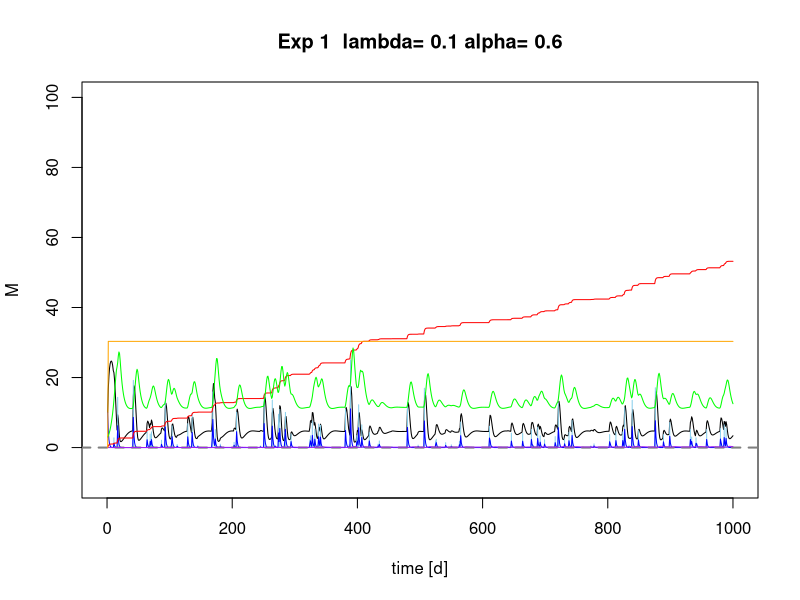
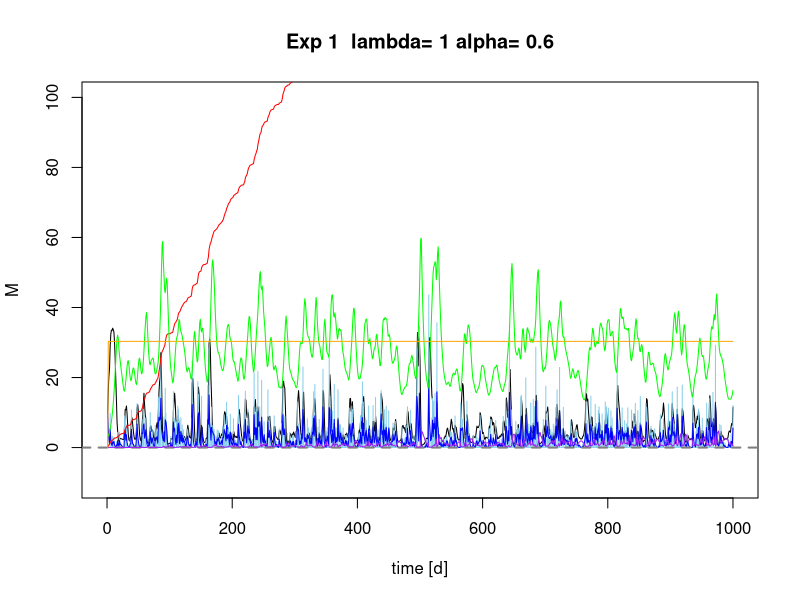
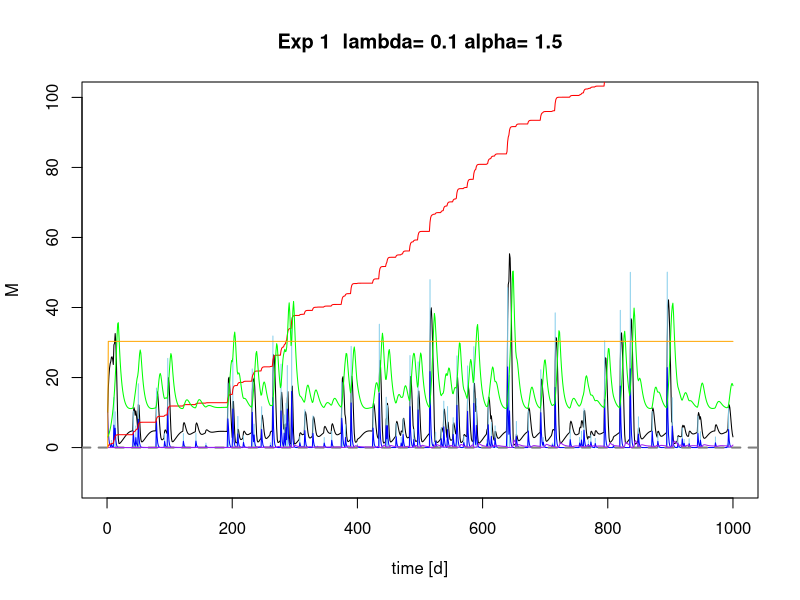
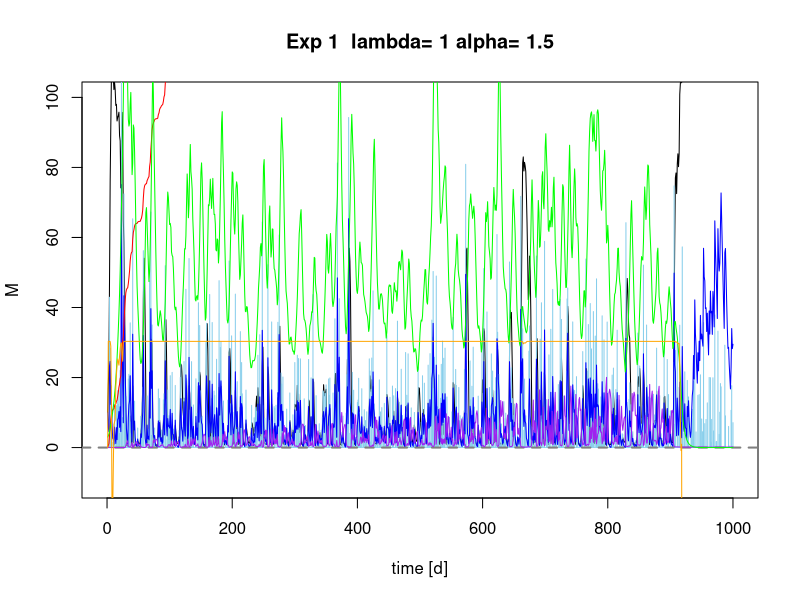
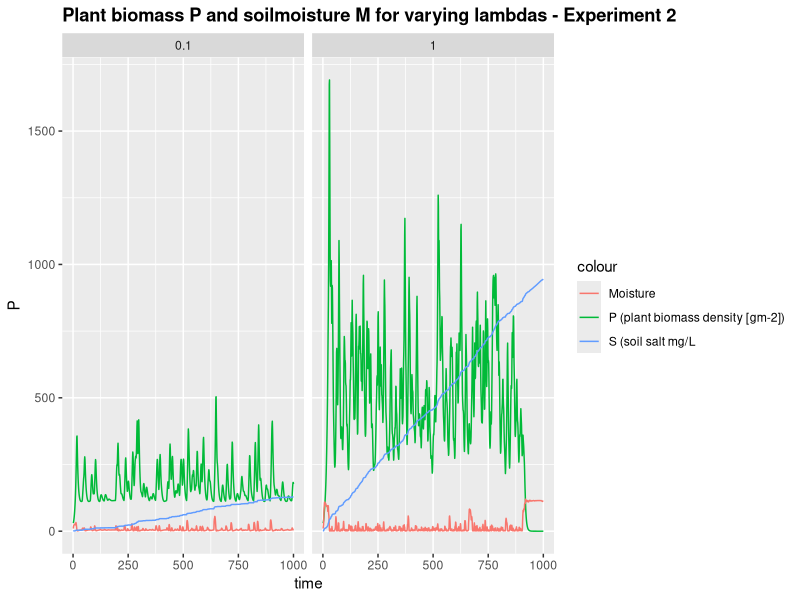
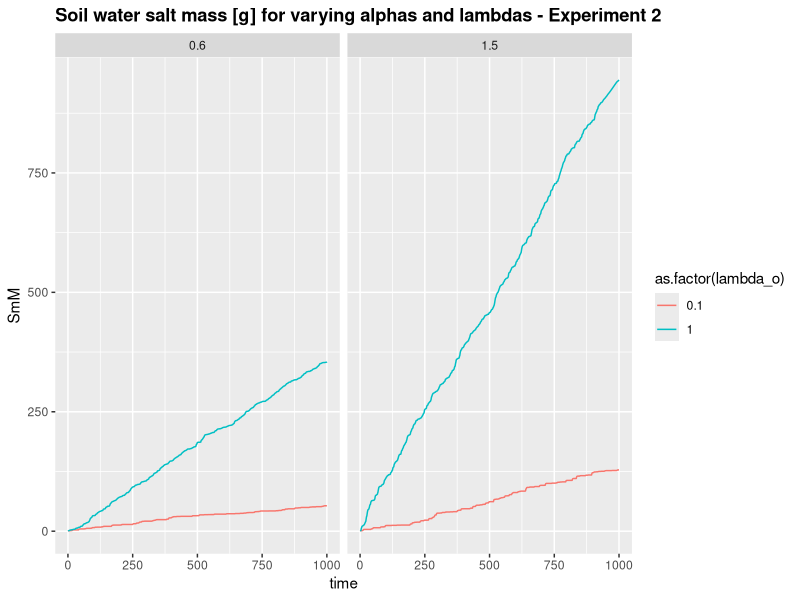
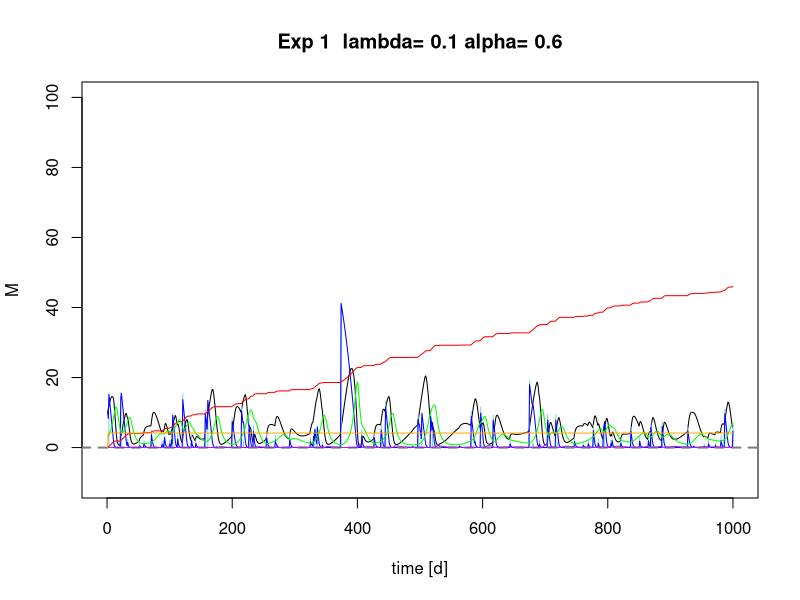
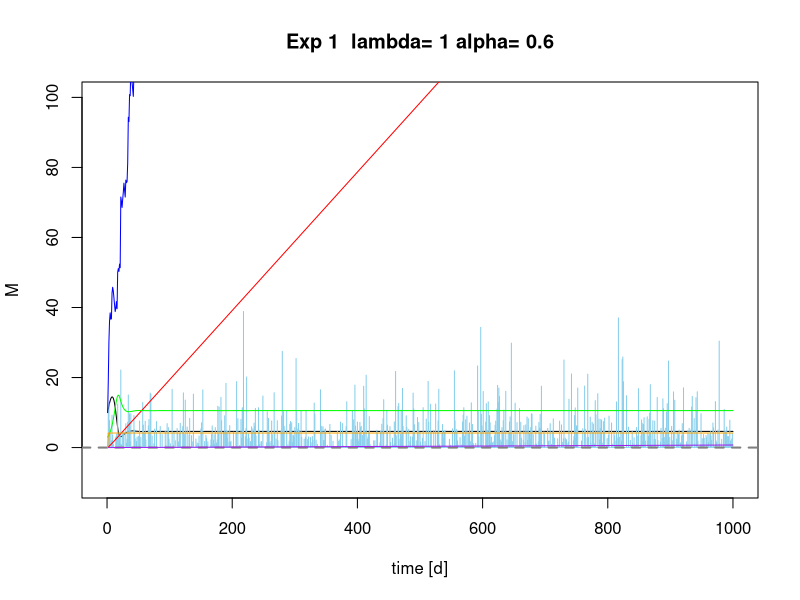

Source code (R) for these figures, in order:
## ---- chunk 1

 # Sandy Clay Loam
    n<-0.367 # porosity
    # more soil variables for evaporation & losses
    # Hydraulic conductivity
    K_s<-52.08*10 # mm/day
    # campbell's b
    b<-6.4069 # neurotheta sandy clay loam
    # van Genuchten parameters
#     avg <- 0.0521
#     nvg <- 1.237
    s_fc<-0.2677/n # Field capacity
    # This is the bubbling pressure
    psi_s_bar<--1.2E-3 #
 
   h1bar =  -psi_s_bar 
   hb = psi_s_bar*-10^5 # mm
 ### Salvucci equation m


  Z =1000 # [mm] actual groundwater depth Check

# parameters describing the soil
  soilpar <- list(b = b, n = n, s_fc = s_fc, K_s = K_s, 
                psi_s_bar = psi_s_bar, h1bar = h1bar, hb = hb)
    #................................................
    # Vegetation 1 (Grass)
    # paspalum secateum F-I and R-I, 2004

    Zr = 400 # soil depth (mm)   Check Also Table 2...Fernandez-Illescas and Rodriguez-Iturbe...2001


 # parameters describing the root zone   
  vegpar <- list(Zr = Zr)


# parameters describing plant dynamics and salt features

  alpha_i=1 #maximum infiltration rate per day

  k=12 # Saco et al, 2013
  W0=0.2 # Saco et al, 2013
  gmax=0.05 # Saco et al, 2013
  k1=5 # Saco et al, 2013
  c=10  # Saco et al, 2013
  f= 1  # f is the soil salt leaching efficiency (whether some salt is retained)
  ConcConst = 0.1 # ConcConst is the concentration of the salt in the infiltrating water in g/l
  CM.gw = 0.1# salt concentration in groundwater
  d=0.24 # fraction of plant mortality
  
  par <- list(alpha_i=alpha_i,k=k, W0=W0, gmax=gmax, k1=k1, c=c, f=f, ConcConst=ConcConst, CM.gw= CM.gw, d=d)
## ---- chunk 2
Infil <- function(h,P, par){
  
  I=par$alpha_i*h*(P+par$k*par$W0)/(P+par$k)
  
  return (I)
}
## ---- chunk 3

WU <- function(M,P,par){ 
# using Svir in here means scaling Svir back to M, easier to do at Svir in balances  
#  WU=par$gmax*((M*(1+Svir))/(((M*(1+Svir))+par$k1)))*P 
  WU=par$gmax*(M/((M+par$k1)))*P 
  
  return(WU)
}
## ---- chunk 4
#******************************************
# based on Salvucci, 1993
L_n <- function(M,Z,soilpar,vegpar) {
   Zr <- vegpar$Zr
   hb <- - soilpar$psi_s_bar*10^5 # (mm?)
#    soilpar$s_fc <- (Z/hb)^(-1/soilpar$b)
   
   s=M/(soilpar$n*vegpar$Zr)
  
   psi = hb*s^-soilpar$b
 
#   hb <- hb*soilpar$n
#  hb_nd <- hb/psi # non-dim hb
   m=2 + 3/soilpar$b#5.64  # in Salvucci's paper it is called n, but I called it m here to not confuse it with porosity
   #m=3.3 # 3.3 for clay, 5.64 for silt-loam, 11.88 for sand-loam 


#Znd <- Z/Zmax  # a non-dimensional Znd between 0 and 1 is defined, e.g. Zmax=10 m, Z= 1 m, Znd=0.1


#non-dimensional form of the flow rate equation  #nd flow rate
# qtot <- -soilpar$K_s*((z/hb)^(-n)-(s^-soilpar$b)^(-n))/(1+(s^-soilpar$b)^        (-n)+(n-1)*(z/hb)^(-n))/(soilpar$n*vegpar$Zr)

q <-(((Z/hb)^(-m)-(psi/hb)^(-m))/(1+(psi/hb)^(-m)+((m-1)*(Z/hb)^(-m))))#/(soilpar$n*Zr) # 
#q <-((((Znd/hb_nd)^-m)-((psi/hb)^-m))/((1+((psi/hb)^-m))+((m-1)*((Znd/hb_nd#)^-m)))) # 
# q <-((((Znd/hb_nd)^-m)-((psi/hb)^-m))/((1+((psi/hb)^-m))+((m-1)*((Znd/hb_nd)^-m)))) # 

# Mass flux
#browser()
# flux <- soilpar$K_s*q
 flux <- soilpar$K_s*q

#  flux<-ifelse(s<soilpar$s_fc, abs(flux), -abs(flux))


return(flux)
}





## ---- chunk 5
Precip <- function(time,alpha,lambda,delta) {
  # generate a vector of times between rainfall events > delta
  f_P<-floor(rexp(time,lambda*exp(-delta/alpha))) # vector of times between rainfall occurrences (equation 4 & 8)
  # generate a binary vector from this (impulse function)
  binary.vec <- unlist(lapply(1:time,function(i) c(rep(0,f_P[i]),1)))
  R <- rexp(length(binary.vec),1/alpha)*binary.vec 
  return(R[1:time])
}
## ---- chunk 6

Gr <- function(M,P,par) { 
  
  Gr = par$c*WU(M,P,par)
  
  return(Gr)
}
## ---- chunk 7
Mo <- function(P,M,Svir,par) {
  # needs to be M/Svir because both are "large" numbers
  # you want a number ~1 for multiplication, or <0.1 for addition
  Mo = P*(par$d*(M/Svir))
  
  return(Mo)

}
## ---- chunk 8
balances <- function(Rain, par, plotit=T,
                      soilpar,
                      vegpar){
   

  
# Storage vectors for the daily steps are initialized.

   M <- rep(0,length(Rain)) # soil moisture [mm]
   h <- rep(0,length(Rain)) # infiltration depth [mm]
   P <- rep(0,length(Rain)) #biomass density []
   CM<- rep(0,length(Rain)) # Salt concentration in soil water in g/L or g/mm
   SmI<- rep(0,length(Rain)) # Salt mass in infiltrating water [g]
   SmM <- rep(0,length(Rain)) # Salt mass in soil water [g]
   In <- rep(0,length(Rain)) # infiltration [mm]

   Svir <- rep(0,length(Rain)) # virtual saturation
   flux<- rep(0,length(Rain)) # drainage and capillary rise flux, according to sign



# Initial values to start the simulation.

   
   M[1] <- 10
   h[1] <- 10 
   P[1] <- 30
   CM[1]<- 0
   Svir[1] <- M[1]



# We decided to split the numerical calculations for the daily into 12 substeps.

   deltat <- 12 # split in 12 increments

  
# Storage vectors for the substeps are initialized.

   M_sub <- rep(0,deltat)
   h_sub <- rep(0,deltat)
   I_sub <- rep(0,deltat)
   #Q_sub <- rep(0,deltat)
   WU_sub <-rep(0,deltat) # Water uptake in mm
   P_sub <- rep(0,deltat) 
   Gr_sub <- rep(0,deltat) # Growth of biomass
   Mo_sub<- rep(0,deltat) # Mortality of biomass
   SmI_sub <- rep(0,deltat) 
   SmM_sub<- rep(0,deltat) 
   CM_sub<- rep(0,deltat) 
  Svir_sub <- rep(0,deltat) # virtual saturation

   flux_sub<-rep(0,deltat) # calculates leakage loss without evaporation loss

   U_salt <-rep(0,deltat)
   L_salt <-rep(0,deltat)


  
   timeincr= 1/deltat
   
  for (t in 2:length(Rain)){
    
    for (tt in 1:(deltat-1)) {
      
      h.old <- ifelse(tt==1,h[t-1],h_sub[tt])
      P.old <- ifelse(tt==1,P[t-1],P_sub[tt])
      M.old <- ifelse(tt==1,M[t-1],M_sub[tt])
      SmI.old <-ifelse(tt==1,SmI[t-1],SmI_sub[tt])
      CM.old <-ifelse(tt==1,CM[t-1],CM_sub[tt])
      Svir.old <-ifelse(tt==1,Svir[t-1],Svir_sub[tt])


# Balance for water depth on soil

# Balance for water depth on soil
  h_sub[tt+1] <- h.old + ifelse(tt==1,(10*Rain[t]),0) 
      #- Infil(h.old, P.old,par)*timeincr

  # Infiltration
  par$alpha_i <- ifelse(h_sub[tt+1]<soilpar$K_s*timeincr, 1,
                      (1-(h_sub[tt+1]-soilpar$K_s*timeincr)/h_sub[tt+1]))
  # Calculate infiltration and recalculate h_sub   
  I_sub[tt] <- Infil(h.old, P.old,par)*timeincr
  h_sub[tt+1] <- h_sub[tt+1] - I_sub[tt] 

      
# Now do all plant uptake and growth
# water uptake by plants: include infiltration in available water

      WU_sub[tt] <- WU(M=Svir.old,P.old,par)*timeincr 
      
      # growth rate
      Gr_sub[tt] <- Gr(M=Svir.old, P.old,par)*timeincr 
      # Mortality
      Mo_sub[tt]<- Mo(P.old,M=M.old, Svir=Svir.old, par)*timeincr
      # calculate plant biomass balance
      P_sub[tt + 1] <- P.old + Gr_sub[tt]- Mo_sub[tt]
      
      
# re-calculate water balance
# 2. before leaching
      M_sub[tt + 1] <- M.old + I_sub[tt] - WU_sub[tt] #- L_sub[tt] 

# Calculate salt concentration in the soil

 # 3. calculate leaching and capillary rise amount
  flux_sub[tt+1]<-do.call(L_n,list(M=M_sub[tt+1],Z=Z,soilpar=soilpar,vegpar=vegpar))

# 4. final adjust soil moisture for leaching or capillary rise
 
   M_sub[tt + 1] <-  M_sub[tt + 1] + flux_sub[tt+1]*timeincr


# calculate saltbalance

# Salt leaching
    L_salt[tt+1] <- ifelse(flux_sub[tt+1]<0, par$f*CM_sub[tt+1]*flux_sub[tt+1]*timeincr,0) # leaching of salt

# salt uplfow
    U_salt[tt+1] <- ifelse(flux_sub[tt+1]>0, par$CM.gw*flux_sub[tt+1]*timeincr,0) # rise of salt

# salt mass coming in with infiltration
      SmI_sub[tt+1]<- SmI.old + I_sub[tt]*par$ConcConst 

#salt mass in soil
     SmM_sub[tt+1] <- SmI_sub[tt+1] + U_salt[tt+1] - L_salt[tt+1]
# salt concentration in soil
   CM_sub[tt+1]<- (SmM_sub[tt+1]/M_sub[tt+1])*(1/58.44) # 
    
# Virtual saturation (Shah et al., 2012), here in [mm] to be in the same unit as M
    Svir_sub[tt + 1]<-soilpar$n*vegpar$Zr*((soilpar$h1bar*10^-1)^(1/soilpar$b))*
                     ((soilpar$h1bar*10^-1)*(M_sub[tt + 1]/
                       (soilpar$n*vegpar$Zr))^(-soilpar$b)
                       +(3.6*CM_sub[tt + 1]))^(-1/soilpar$b)

    } 
  
# Aggregating the substep results to daily values.

    P[t] = P_sub[deltat]
    M[t] = M_sub[deltat]
    h[t] = h_sub[deltat]
    CM[t] = CM_sub[deltat]
    SmM[t] = SmM_sub[deltat] 
    SmI[t]=SmI_sub[deltat]
    In[t]= sum(I_sub)
    flux[t] = sum(flux_sub)
    Svir[t] = Svir_sub[deltat]

}


# Plotting
 
if (plotit==T) {  
  plot(M, type="l",ylim=c(-10,100),xlim=c(0,time),xlab=("time [d]"), main=paste("Exp 1  lambda=", lambda[j],"alpha=", alpha[i]))
  points(Rain*10, type="h", col="skyblue")
   
    lines(h,type="l", col="blue")
    abline(h=0, col="Gray50",lwd=2,lty=2)

    lines(SmM,type="l", col="red")
    lines(CM,type="l", col="purple")
    lines(P/10,type="l", col="green")
    lines(flux,type="l", col="orange")

#  legend("topright",cex=1, pt.cex=0.4, c("Moisture [mm]","Rainfall [mm]*10","overland flow depth[mm] ","salt mass in soil water [g]", "salt concentration in soil water [g/l]", "Plant biomass density [g/m^2]/10"),
#          col=c("black","skyblue","blue","red","purple","green"),lty=1)
 

}

Out <- data.frame(P=P,M=M,h=h, CM=CM, SmM=SmM, In=In, flux=flux, Svir=Svir)
return(Out)
}
## ---- chunk 9
alpha <- c(0.6,1.5) 
lambda <- c(0.1,1)

Store <- list()
sub_store <- list()
time <- 1000
delta <- 0
set.seed(1000)
## ---- chunk 10
#source("Rainfall.R")


for (i in 1:length(alpha)) {
  
for (j in 1:length(lambda)) {
    # generate the rainfall
    Rain <- Precip(time,alpha[i],lambda[j],delta)
    Rainlist <- data.frame(Precip(time,alpha[i],lambda[j],delta)) 
    
    sub_store[[j]] <-data.frame(alpha_o=rep(alpha[i],time),
                                lambda_o=rep(lambda[j],time),
                                balances(Rain,plotit=T, par=par,
                                soilpar, vegpar))
  }
  Store[[i]] <- sub_store
}
## ---- chunk 11
require(ggplot2)
lambda_sum <- do.call(rbind,Store[][[2]])
lambda_sum$time <- rep(1:time,length(lambda))

pl <- ggplot(lambda_sum,aes(x=time,y=P, colour="P (plant biomass density [gm-2])")) + geom_line()
pl  <- pl + geom_line(aes(x=time,y=M, colour="Moisture"))  
pl <- pl +  facet_wrap(~lambda_o)   #, colour=lambda_o (put this in aes-brackets) 
pl  + ggtitle("Plant biomass P and soilmoisture M for varying lambdas - Experiment 2") +  geom_line(aes(x=time, y=SmM, colour= "S (soil salt mg/L")) + theme(plot.title = element_text(lineheight=.8, face="bold"))
## ---- chunk 12
lambda_sum_all <- do.call(rbind,do.call(rbind,Store))
lambda_sum_all$time <- rep(rep(1:time,length(lambda)),length(alpha))


pa <- ggplot(lambda_sum_all,aes(x=time,y=SmM,col=as.factor(lambda_o))) + geom_line(linetype=1) 
# pa <- pa + + scale_color_gradient(low="blue", high="red")
pa <- pa  + facet_wrap(~alpha_o) + ggtitle("Soil water salt mass [g] for varying alphas and lambdas - Experiment 2") + theme(plot.title = element_text(lineheight=.8, face="bold"))
pa  
## ---- chunk 13

Soil1P<- lambda_sum$P
Soil1M <-lambda_sum$M
Soil1SmM<-lambda_sum$SmM
Soil1CM<-lambda_sum$CM

## ---- chunk 14


   # Medium Heavy Clay
    n<-0.4473 # porosity
    # more soil variables for evaporation & losses
    # Hydraulic conductivity
    K_s<-2.82*10 # mm/day
    # Campbell's b
    b<-16.1501 # neurotheta Medium heavy clay
    # van Genuchten parameters
    avg <- 0.0613
    nvg <- 1.086
    s_fc<-0.3936/n # Field capacity
    # bubbling pressure
    psi_s_bar<--1.4E-3 
    h1bar =  -psi_s_bar 
    hb = psi_s_bar*-10^5


alpha_i=1 #maximum infiltration rate per day
    par <- list(alpha_i=alpha_i,k=k, W0=W0, gmax=gmax, k1=k1, c=c, f=f, ConcConst=ConcConst, CM.gw= CM.gw, d=d) 

# parameters describing the soil
  soilpar <- list(b = b, n = n, s_fc = s_fc, K_s = K_s, 
                psi_s_bar = psi_s_bar, h1bar = h1bar, hb = hb)

for (i in 1:length(alpha)) {
  
for (j in 1:length(lambda)) {
    # generate the rainfall
    Rain <- Precip(time,alpha[i],lambda[j],delta)
    Rainlist <- data.frame(Precip(time,alpha[i],lambda[j],delta)) 
    
    sub_store[[j]] <-data.frame(alpha_o=rep(alpha[i],time),
                                lambda_o=rep(lambda[j],time),
                                balances(Rain,plotit=T, par=par,
                                soilpar, vegpar))
  }
  Store[[i]] <- sub_store
}
## ---- chunk 15
require(ggplot2)
lambda_sum <- do.call(rbind,Store[][[2]])
lambda_sum$time <- rep(1:time,length(lambda))

pl <- ggplot(lambda_sum,aes(x=time,y=P, colour="P (plant biomass density [gm-2])")) + geom_line()
pl  <- pl + geom_line(aes(x=time,y=M, colour="Moisture"))  
pl <- pl +  facet_wrap(~lambda_o)   #, colour=lambda_o (put this in aes-brackets) 
pl  + ggtitle("Plant biomass P and soilmoisture M for varying lambdas - Experiment 2") +  geom_line(aes(x=time, y=SmM, colour= "S (soil salt mg/L")) + theme(plot.title = element_text(lineheight=.8, face="bold"))
## ---- chunk 16
lambda_sum_all <- do.call(rbind,do.call(rbind,Store))
lambda_sum_all$time <- rep(rep(1:time,length(lambda)),length(alpha))


pa <- ggplot(lambda_sum_all,aes(x=time,y=SmM,col=as.factor(lambda_o))) + geom_line(linetype=1) 
# pa <- pa + + scale_color_gradient(low="blue", high="red")
pa <- pa  + facet_wrap(~alpha_o) + ggtitle("Soil water salt mass [g] for varying alphas and lambdas - Experiment 2") + theme(plot.title = element_text(lineheight=.8, face="bold"))
pa  
## ---- chunk 17

Soil2P<- lambda_sum$P
Soil2M <-lambda_sum$M
Soil2SmM<-lambda_sum$SmM
Soil2CM<-lambda_sum$CM

## ---- chunk 18
# Coarse Sand
    n<-0.368 # porosity
    # more soil variables for evaporation & losses
    # Hydraulic conductivity
    K_s<-182.68*10 # mm/day
    # Campbell's b
    b<- 4.1152
    # van Genuchten parameters
    avg <- 0.0712   # Soil hydraulic parameters for van Genuchtan function
    nvg <- 1.392    # soil hydraulic papameters for van Genuchtan function
    s_fc<-0.1895/n # Field capacity
    
    psi_s_bar<--0.61E-3 
   h1bar =  -psi_s_bar 
   hb = psi_s_bar*-10^5


alpha_i=1 #maximum infiltration rate per day
    par <- list(alpha_i=alpha_i,k=k, W0=W0, gmax=gmax, k1=k1, c=c, f=f, ConcConst=ConcConst, CM.gw= CM.gw, d=d) 

# parameters describing the soil
  soilpar <- list(b = b, n = n, s_fc = s_fc, K_s = K_s, 
                psi_s_bar = psi_s_bar, h1bar = h1bar, hb = hb)



for (i in 1:length(alpha)) {
  
for (j in 1:length(lambda)) {
    # generate the rainfall
    Rain <- Precip(time,alpha[i],lambda[j],delta)
    Rainlist <- data.frame(Precip(time,alpha[i],lambda[j],delta)) 
    
    sub_store[[j]] <-data.frame(alpha_o=rep(alpha[i],time),
                                lambda_o=rep(lambda[j],time),
                                balances(Rain,plotit=T, par=par,
                                soilpar, vegpar))
  }
  Store[[i]] <- sub_store
}
## ---- chunk 19
require(ggplot2)
lambda_sum <- do.call(rbind,Store[][[2]])
lambda_sum$time <- rep(1:time,length(lambda))

pl <- ggplot(lambda_sum,aes(x=time,y=P, colour="P (plant biomass density [gm-2])")) + geom_line()
pl  <- pl + geom_line(aes(x=time,y=M, colour="Moisture"))  
pl <- pl +  facet_wrap(~lambda_o)   #, colour=lambda_o (put this in aes-brackets) 
pl  + ggtitle("Plant biomass P and soilmoisture M for varying lambdas - Experiment 2") +  geom_line(aes(x=time, y=SmM, colour= "S (soil salt mg/L")) + theme(plot.title = element_text(lineheight=.8, face="bold"))
## ---- chunk 20
lambda_sum_all <- do.call(rbind,do.call(rbind,Store))
lambda_sum_all$time <- rep(rep(1:time,length(lambda)),length(alpha))


pa <- ggplot(lambda_sum_all,aes(x=time,y=SmM,col=as.factor(lambda_o))) + geom_line(linetype=1) 
# pa <- pa + + scale_color_gradient(low="blue", high="red")
pa <- pa  + facet_wrap(~alpha_o) + ggtitle("Soil water salt mass [g] for varying alphas and lambdas - Experiment 2") + theme(plot.title = element_text(lineheight=.8, face="bold"))
pa  
## ---- chunk 21

Soil3P<- lambda_sum$P
Soil3M <-lambda_sum$M
Soil3SmM<-lambda_sum$SmM
Soil3CM<-lambda_sum$CM

## ---- chunk 22
par(mfrow = c(1,3))
summary(Soil1P) # Plant biomass 
summary(Soil2P) # Plant biomass 
summary(Soil3P) # Plant biomass 

summary(Soil1M) # soil moisture 
summary(Soil2M) # soil moisture 
summary(Soil3M) # soil moisture 

summary(Soil1SmM) # soil salt mass 
summary(Soil2SmM) # soil salt mass 
summary(Soil3SmM) # soil salt mass 

summary(Soil1CM) # soil salt concentration 
summary(Soil2CM) # soil salt concentration 
summary(Soil3CM) # soil salt concentration 
## ---- chunk 23

par(mfrow = c(1,3))
hist(Soil1P, breaks=10, main = 'Plant biomass Soil 1')
hist(Soil2P, breaks=10, main = 'Plant biomass Soil 2')
hist(Soil3P, breaks=10, main = 'Plant biomass Soil 3')

hist(Soil1M, breaks=10,main="Soil moisture Soil 1")
hist(Soil2M, breaks=10,main="Soil moisture Soil 2")
hist(Soil3M, breaks=10,main="Soil moisture Soil 3")

hist(Soil1SmM, breaks=10,main="soil salt mass Soil 1")
hist(Soil2SmM, breaks=10,main="soil salt mass Soil 2")
hist(Soil3SmM, breaks=10,main="soil salt mass Soil 3")


hist(Soil1CM, breaks=10, main="Salt concentration in soil 1")
hist(Soil2CM, breaks=10, main="Salt concentration in soil 2")
hist(Soil3CM, breaks=10, main="Salt concentration in soil 3")

## ---- chunk 24
wilcox.test(Soil1M,Soil2M) # soil moisture
wilcox.test(Soil2M,Soil3M) # soil moisture
wilcox.test(Soil1M,Soil3M) # soil moisture

wilcox.test(Soil1P,Soil2P) # Plant biomass
wilcox.test(Soil2P,Soil3P) # Plant biomass
wilcox.test(Soil1P,Soil3P) # Plant biomass

wilcox.test(Soil1SmM,Soil2SmM) # soil salt mass
wilcox.test(Soil2SmM,Soil3SmM) # soil salt mass
wilcox.test(Soil1SmM,Soil3SmM) # soil salt mass

wilcox.test(Soil1CM,Soil2CM) # salt conc
wilcox.test(Soil2CM,Soil3CM) # salt conc
wilcox.test(Soil1CM,Soil3CM) # salt conc

